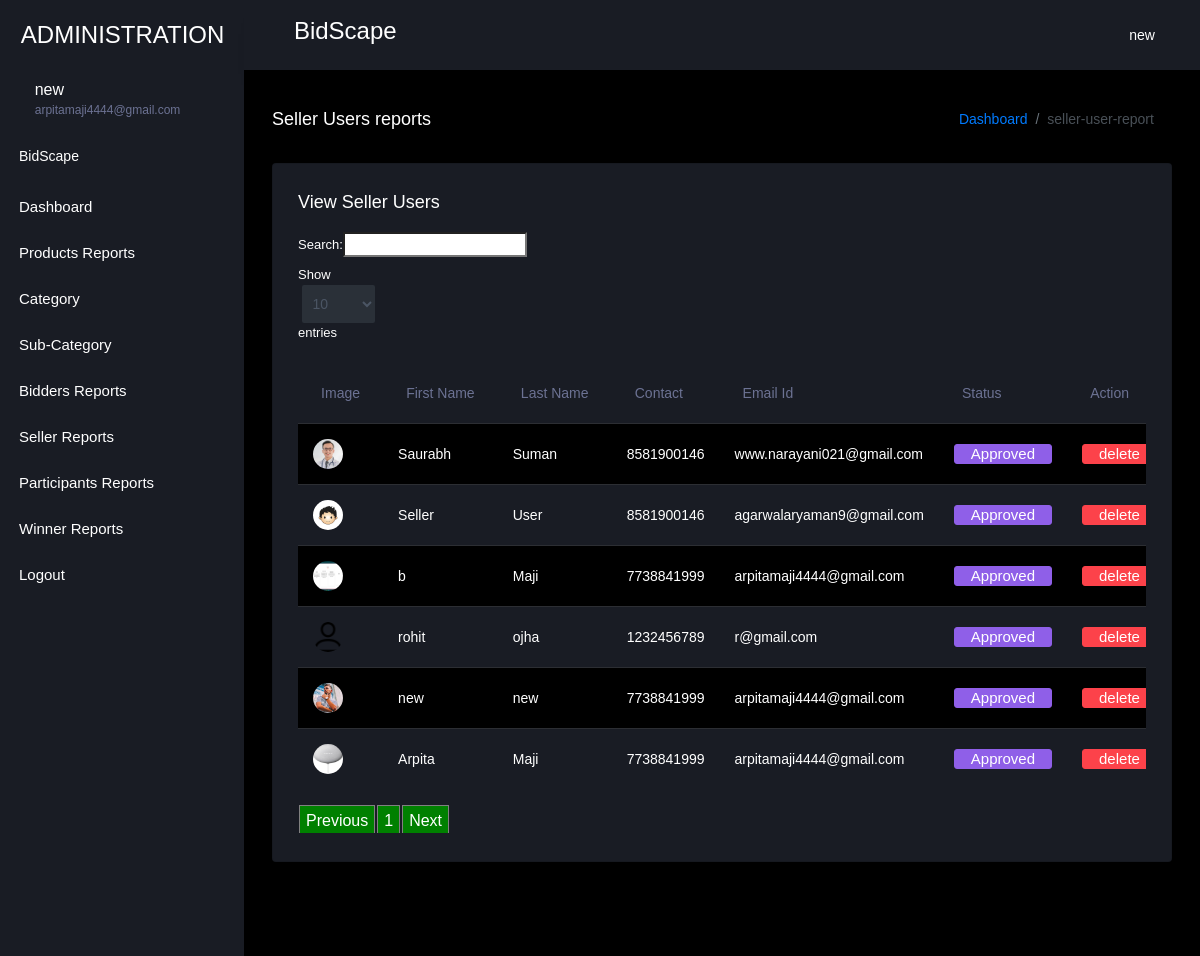
The page /view_seller_user/ (signed in) on the database its author committed.
### bid_app/models.py (models this page shows, shortened)
class AuctionUser(models.Model):
    user = models.ForeignKey(User,on_delete=models.CASCADE,null=True, blank=True)
    dob = models.DateField(null=True, blank=True)
    address = models.CharField(max_length=100,null=True, blank=True)
    contact = models.CharField(max_length=10,null=True, blank=True)
    image = models.FileField(null=True, blank=True)
    user_type = models.CharField(max_length=100,null=True, blank=True)
    status = models.CharField(max_length=100,null=True, blank=True, default="pending")
    membership = models.ForeignKey(Member_fee,on_delete=models.CASCADE,null=True, blank=True)
    created = models.DateTimeField(auto_now_add=True)
    adhar_card = models.FileField(null=True, blank=True)
    pan_card = models.FileField(null=True, blank=True)
    bank_statement = models.FileField(null=True, blank=True)
    adhar_number = models.CharField(max_length=100,null=True, blank=True)
    pan_number = models.CharField(max_length=100,null=True, blank=True)
    account_number = models.CharField(max_length=100,null=True, blank=True)
    agree = models.BooleanField(null=True, blank=True)
    email_verification = models.BooleanField(null=True, blank=True)
    otp = models.CharField(max_length=100,null=True, blank=True)

### bid_app/views.py (the view)
# urls.py: path('view_seller_user/', view_seller_user, name="view_seller_user"),
def view_seller_user(request):
    if not request.user.is_authenticated:
        return redirect('loginadmin')
    pro = AuctionUser.objects.filter(user_type='Seller')
    d = {'user':pro}
    return render(request,'administration/view_seller_user.html',d)

### bid_app/templates/administration/view_seller_user.html (shortened to what this page needs)
{% extends 'administration/index.html' %}
{% load static %}
{% block body %}
<link rel = stylesheet href="https://cdn.datatables.net/1.10.23/css/dataTables.bootstrap.min.css">
<div class="main-panel">
    <div class="content-wrapper">
      <div class="page-header">
        <h3 class="page-title"> Seller Users reports </h3>
        <nav aria-label="breadcrumb">
          <ol class="breadcrumb">
            <li class="breadcrumb-item"><a href="#">Dashboard</a></li>
            <li class="breadcrumb-item active" aria-current="page">seller-user-report</li>
          </ol>
        </nav>
      </div>
      <div class="row">
        <div class="col-lg-12 grid-margin stretch-card">
          <div class="card">
            <div class="card-body">
              <h4 class="card-title">View Seller Users</h4>
              <div class="table-responsive">
                <table class="table table-striped" id="example">
                  <thead>
                    <tr>
                        <th>Image</th>
                        <th>First Name</th>
                        <th>Last Name</th>
                          <th>Contact</th>
                        <th>Email Id</th>
                        <th>Status</th>
                        <th>Action</th>
                      </tr>
                      </thead>
                       <tbody>
                        {% for i in user %}
                      <tr>
                        <td><img src="{{i.image.url}}"></td>
                        <td>{{i.user.first_name}}</td>
                        <td>{{i.user.last_name}}</td>
                          <td>{{i.contact}}</td>
                          <td>{{i.user.email}}</td>
                        <td><a href="{% url 'change_user_status' i.id %}" onclick="return confirm('Are you sure to change status?')"><button class="btn btn-info">{{i.status}}</button></a></td>
                        <td>
                          <a href="{% url 'delete_user' i.user.id %}" onclick="return confirm('Are you sure?')"><button class="btn btn-danger">delete</button></a>
                        </td>
                      </tr>
                        {% empty %}
                    <tr>
                      <td>Data Not Found</td>
                    </tr>
                        {% endfor %}
                        </tbody>
                </table>
              </div>
            </div>
          </div>
        </div>
      </div>
    </div>
{% endblock %}

### bid_app/templates/administration/index.html (shortened to what this page needs)
<!DOCTYPE html>
{% load static %}
<html lang="en">
  <head>
    <link rel="stylesheet" href="{% static 'administration/assets/vendors/mdi/css/materialdesignicons.min.css' %}">
    <link rel="stylesheet" href="{% static 'administration/assets/vendors/css/vendor.bundle.base.css' %}">
    <link rel="stylesheet" href="{% static 'administration/assets/vendors/jvectormap/jquery-jvectormap.css' %}">
    <link rel="stylesheet" href="{% static 'administration/assets/vendors/flag-icon-css/css/flag-icon.min.css' %}">
    <link rel="stylesheet" href="{% static 'administration/assets/vendors/owl-carousel-2/owl.carousel.min.css' %}">
    <link rel="stylesheet" href="{% static 'administration/assets/vendors/owl-carousel-2/owl.theme.default.min.css' %}">
    <link rel="stylesheet" href="{% static 'administration/assets/css/style.css' %}">
  </head>
  <body>
    <div class="container-scroller">
      <nav class="sidebar sidebar-offcanvas" id="sidebar">
        <div class="sidebar-brand-wrapper d-none d-lg-flex align-items-center justify-content-center fixed-top">
          <a class="sidebar-brand brand-logo" href="#" style="color:white">ADMINISTRATION</a>
        </div>
        <ul class="nav">
          <li class="nav-item profile">
            <div class="profile-desc">
              <div class="profile-pic">
                <div class="profile-name">
                  <h5 class="mb-0 font-weight-normal">{{request.user.username}}</h5>
                  <span>{{request.user.email}}</span>
                </div>
              </div>
              <a href="#" id="profile-dropdown" data-toggle="dropdown"><i class="mdi mdi-dots-vertical"></i></a>
            </div>
          </li>
          <li class="nav-item nav-category">
            <span class="nav-link" style="color:white;">BidScape</span>
          </li>
          <li class="nav-item menu-items">
            <a class="nav-link" href="/admin-home">
              <span class="menu-title" style="color:white;">Dashboard</span>
            </a>
          </li>
          <li class="nav-item menu-items">
            <a class="nav-link" href="/admin_view_product">
              <span class="menu-title"style="color:white;">Products Reports</span>
            </a>
          </li>
          <li class="nav-item menu-items">
            <a class="nav-link" data-toggle="collapse" href="#ui-basic-1" aria-expanded="false" aria-controls="ui-basic">
              <span class="menu-title" style="color:white;">Category</span>
              <i class="menu-arrow"></i>
            </a>
          </li>
          <li class="nav-item menu-items">
            <a class="nav-link" data-toggle="collapse" href="#ui-basic-2" aria-expanded="false" aria-controls="ui-basic">
              <span class="menu-title" style="color:white;">Sub-Category</span>
              <i class="menu-arrow"></i>
            </a>
          </li>
          <li class="nav-item menu-items">
            <a class="nav-link" href="/view_buyer_user">
              <span class="menu-title" style="color:white;">Bidders Reports</span>
            </a>
          </li>
          <li class="nav-item menu-items">
            <a class="nav-link" href="/view_seller_user">
              <span class="menu-title" style="color:white;">Seller Reports</span>
            </a>
          </li>
          <li class="nav-item menu-items">
            <a class="nav-link" href="/view_participants">
              <span class="menu-title" style="color:white;">Participants Reports</span>
            </a>
          </li>
          <li class="nav-item menu-items">
            <a class="nav-link" href="/view_winner">
              <span class="menu-title" style="color:white;">Winner Reports</span>
            </a>
          </li>
          <li class="nav-item menu-items">
            <a class="nav-link" href="/logout">
              <span class="menu-title" style="color:white;">Logout</span>
            </a>
          </li>
        </ul>
      </nav>
      <div class="container-fluid page-body-wrapper">
        <nav class="navbar p-0 fixed-top d-flex flex-row">
          <div class="navbar-menu-wrapper flex-grow d-flex align-items-stretch">
            <button class="navbar-toggler navbar-toggler align-self-center" type="button" data-toggle="minimize">
              <span class="mdi mdi-menu"></span>
            </button>
            <ul class="navbar-nav w-100">
              <li class="nav-item w-100">
                <h3>BidScape</h3>
              </li>
            </ul>
            <ul class="navbar-nav navbar-nav-right">
              <li class="nav-item dropdown">
                <a class="nav-link" id="profileDropdown" href="#" data-toggle="dropdown">
                  <div class="navbar-profile">
                    <p class="mb-0 d-none d-sm-block navbar-profile-name">{{request.user.username}}</p>
                    <i class="mdi mdi-menu-down d-none d-sm-block"></i>
                  </div>
                </a>
              </li>
            </ul>
          </div>
        </nav>
        {% block body %}{% endblock %}
          <footer class="footer">
          </footer>
        </div>
      </div>
    </div>
  </body>
</html>

### rows shown on the page
AuctionUser: image (picture), user.first_name "Saurabh", user.last_name "Suman", contact "8581900146", user.email "www.narayani021@gmail.com", status "Approved"
AuctionUser: image (picture), user.first_name "Seller", user.last_name "User", contact "8581900146", user.email "agarwalaryaman9@gmail.com", status "Approved"
AuctionUser: image (picture), user.first_name "b", user.last_name "Maji", contact "7738841999", user.email "arpitamaji4444@gmail.com", status "Approved"
AuctionUser: image (placeholder picture), user.first_name "rohit", user.last_name "ojha", contact "1232456789", user.email "r@gmail.com", status "Approved"
AuctionUser: image (picture), user.first_name "new", user.last_name "new", contact "7738841999", user.email "arpitamaji4444@gmail.com", status "Approved"
AuctionUser: image (picture), user.first_name "Arpita", user.last_name "Maji", contact "7738841999", user.email "arpitamaji4444@gmail.com", status "Approved"

### other values the page prints
{{ request.user.username }} "new"
{{ request.user.email }} "arpitamaji4444@gmail.com"
